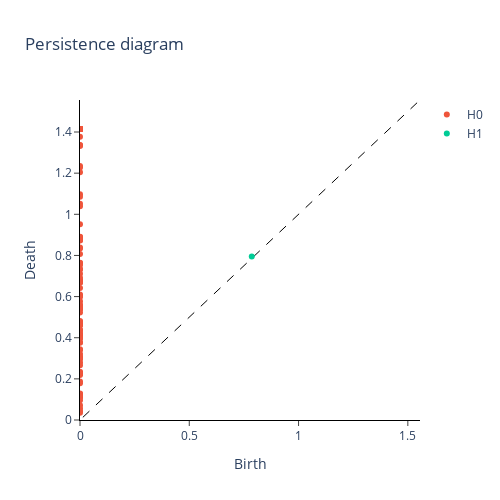

Here is the notebook cell this chart was saved with:
### Code cell
# plot the persistence diagram
plot_diagram(X_filtered[0][0])

### Figure 1 — Plotly figure (JSON) as saved in the notebook; plotly's stock layout.template omitted (floating-point values rounded to 4 significant figures)
{"data": [{"hoverinfo": "none", "line": {"color": "black", "dash": "dash", "width": 1}, "mode": "lines", "showlegend": false, "type": "scatter", "x": [-141.4, 141.4], "y": [-141.4, 141.4]}, {"mode": "markers", "name": "H0", "type": "scatter", "x": [0, 0, 0, 0, 0, 0, 0, 0, 0, 0, 0, 0, 0, 0, 0, 0, 0, 0, 0, 0, 0, 0, 0, 0, 0, 0, 0, 0, 0, 0, 0, 0, 0, 0, 0, 0, 0, 0, 0, 0, 0, 0, 0, 0, 0, 0, 0, 0, 0, 0, 0, 0, 0, 0, 0, 0, 0, 0, 0, 0, 0, 0, 0, 0, 0, 0, 0, 0, 0, 0, 0, 0, 0, 0, 0, 0, 0, 0, 0, 0, 0, 0, 0, 0, 0, 0, 0, 0, 0, 0, 0, 0, 0, 0, 0, 0, 0, 0, 0, 0, 0, 0, 0, 0, 0, 0, 0, 0, 0, 0, 0, 0, 0, 0, 0, 0, 0], "y": [1.414, 1.414, 1.414, 1.414, 1.414, 1.414, 1.414, 1.414, 1.414, 1.414, 1.414, 1.414, 1.414, 1.414, 1.414, 1.414, 1.414, 1.414, 1.414, 1.414, 1.414, 1.414, 1.414, 1.414, 1.414, 1.414, 1.414, 1.414, 1.414, 1.414, 1.414, 1.376, 1.337, 1.335, 1.332, 1.235, 1.228, 1.205, 1.097, 1.085, 1.051, 1.039, 0.9517, 0.8911, 0.8894, 0.8834, 0.8743, 0.8731, 0.839, 0.8333, 0.8065, 0.7646, 0.763, 0.7539, 0.734, 0.7311, 0.7112, 0.6914, 0.6826, 0.6734, 0.6709, 0.6701, 0.6676, 0.6415, 0.6099, 0.6045, 0.5981, 0.5768, 0.5613, 0.5537, 0.5438, 0.5394, 0.5383, 0.522, 0.4817, 0.4772, 0.4685, 0.4643, 0.4617, 0.4593, 0.4387, 0.4366, 0.4236, 0.4159, 0.4127, 0.4101, 0.3978, 0.3966, 0.3778, 0.3757, 0.3444, 0.3404, 0.3214, 0.3077, 0.3043, 0.3022, 0.2956, 0.2795, 0.2667, 0.2348, 0.2298, 0.2252, 0.2248, 0.2244, 0.2191, 0.1876, 0.1786, 0.1283, 0.1269, 0.1143, 0.1129, 0.1091, 0.09619, 0.07194, 0.05739, 0.04405, 0.03489]}, {"mode": "markers", "name": "H1", "type": "scatter", "x": [0.7859], "y": [0.7945]}], "layout": {"height": 500, "plot_bgcolor": "white", "title": {"text": "Persistence diagram"}, "width": 500, "xaxis": {"anchor": "y", "exponentformat": "e", "linecolor": "black", "linewidth": 1, "mirror": false, "range": [0, 1.556], "showexponent": "all", "showline": true, "side": "bottom", "ticks": "outside", "title": {"text": "Birth"}, "type": "linear", "zeroline": true}, "yaxis": {"anchor": "x", "exponentformat": "e", "linecolor": "black", "linewidth": 1, "mirror": false, "range": [0, 1.556], "showexponent": "all", "showline": true, "side": "left", "ticks": "outside", "title": {"text": "Death"}, "type": "linear", "zeroline": true}}}
